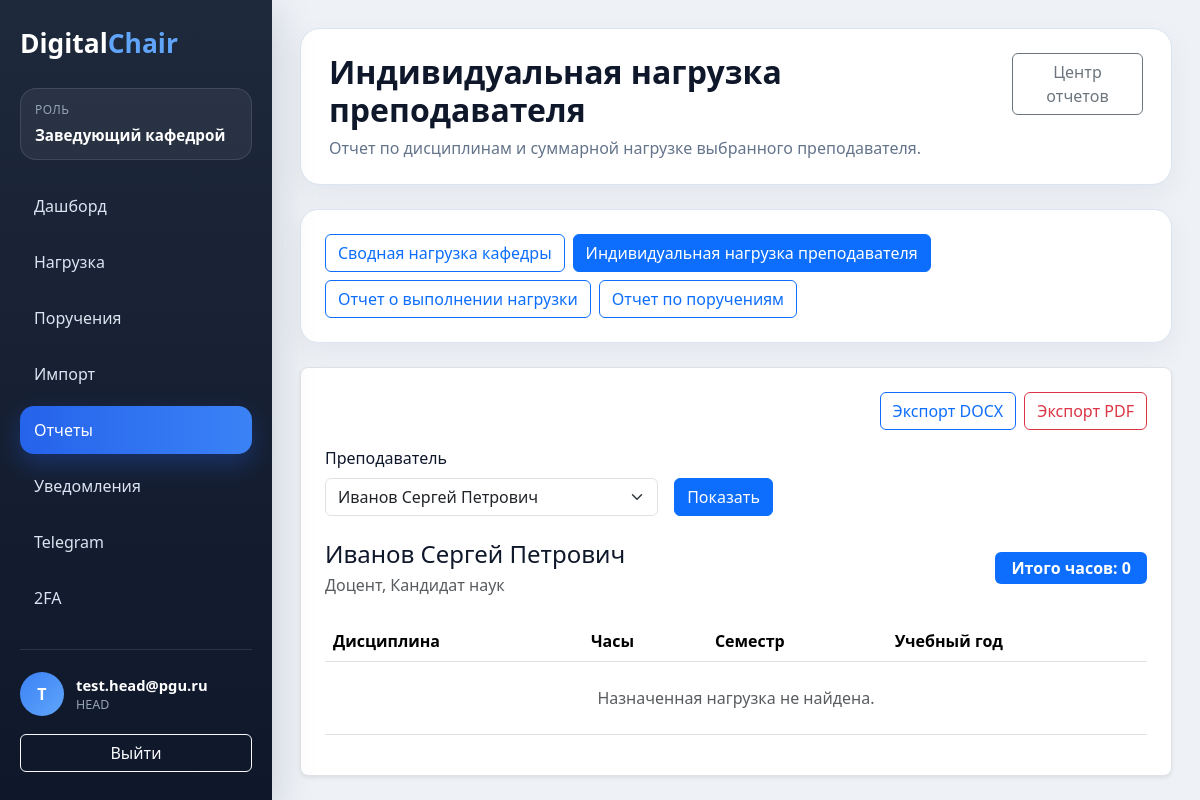
The page /reports/teacher-workload/ (signed in) on the database as committed earlier.
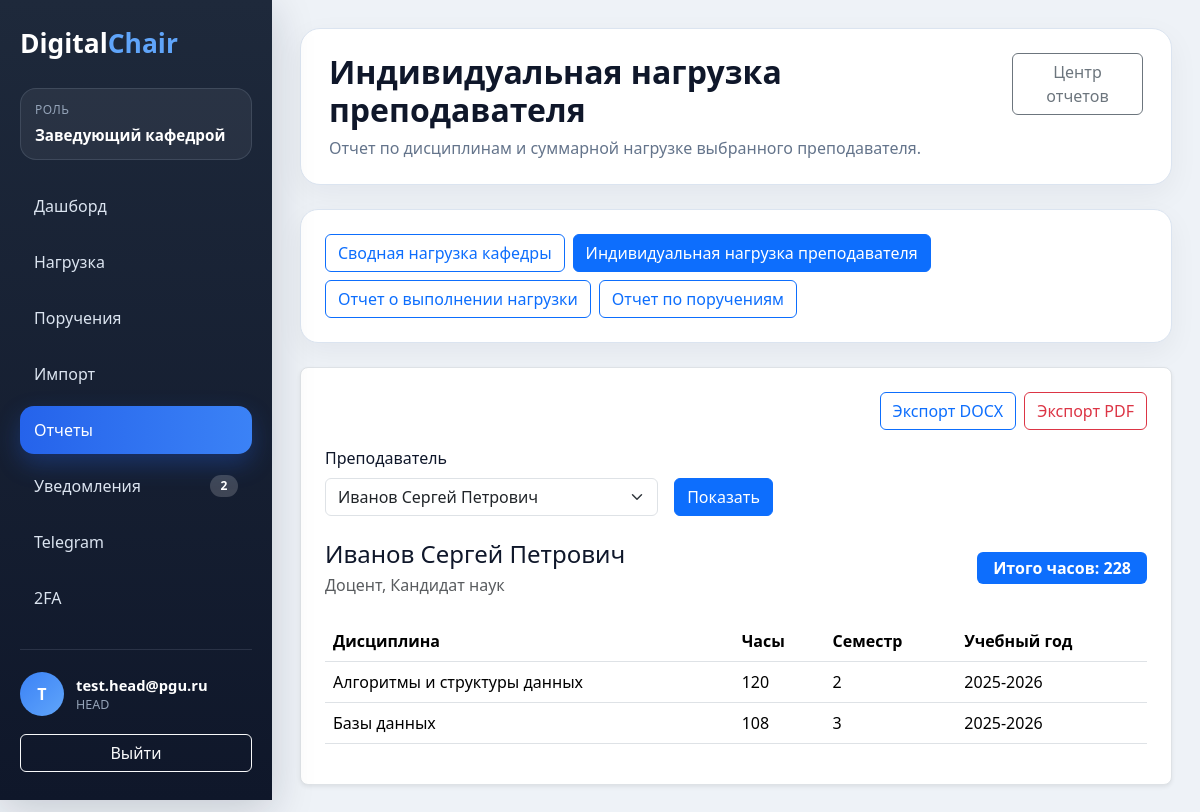
The same page on the database as committed later.
### apps/workload/models.py (models this page shows, shortened)
class WorkloadAssignment(models.Model):
    plan = models.ForeignKey(
        WorkloadPlan,
        on_delete=models.CASCADE,
        related_name='assignments',
        blank=True,
        null=True
    )
    teacher = models.ForeignKey(
        Teacher,
        on_delete=models.CASCADE,
        related_name='workloads'
    )
    subject = models.ForeignKey(
        Subject,
        on_delete=models.CASCADE,
        related_name='workloads'
    )
    academic_year = models.CharField(
        max_length=20,
        default='2025-2026'
    )
    semester = models.PositiveIntegerField()
    assigned_hours = models.PositiveIntegerField()
    notes = models.TextField(
        blank=True,
        null=True
    )
    created_at = models.DateTimeField(
        auto_now_add=True
    )

### apps/core/models.py (models this page shows, shortened)
class Subject(models.Model):
    CONTROL_CHOICES = [
        ('exam', 'Экзамен'),
        ('test', 'Зачет'),
        ('coursework', 'Курсовая работа'),
    ]
    name = models.CharField(
        max_length=255
    )
    hours = models.PositiveIntegerField()
    semester = models.PositiveIntegerField()
    control_type = models.CharField(
        max_length=50,
        choices=CONTROL_CHOICES
    )

### apps/reports/views.py (the view)
@login_required(login_url='/login/')
@teacher_workload_required
@never_cache
def teacher_workload_report_view(request):
    return render_report_page(
        request,
        'reports/teacher_workload.html',
        get_teacher_workload_context(request),
        active_report='teacher-workload'
    )

### apps/reports/views.py (called while the page is built)
def role_required(*roles):
    return user_passes_test(
        lambda user: user.is_authenticated and user.role in roles,
        login_url='/login/'
    )

def get_dashboard_url(user):
    if user.role == User.Roles.ADMIN:
        return '/admin-dashboard/'
    if user.role == User.Roles.HEAD:
        return '/head-dashboard/'
    if user.role == User.Roles.STUDY_MASTER:
        return '/study-dashboard/'
    return '/teacher-dashboard/'

def get_report_links(user):
    report_links = []
    for report_key in (
        'workload-summary',
        'teacher-workload',
        'workload-execution',
        'tasks',
        'contingent',
    ):
        report = REPORT_DEFINITIONS[report_key]
        if user.role in report['roles']:
            report_links.append({
                'key': report_key,
                'title': report['title'],
                'description': report['description'],
                'url': report['url']
            })
    return report_links

### templates/reports/teacher_workload.html
{% extends 'reports/base.html' %}
{% block report_content %}
    <div class="bg-white border rounded-3 p-4 shadow-sm">
        <div class="d-flex justify-content-end gap-2 mb-3">
            <a href="/reports/teacher-workload/export/docx/{% if current_query_string %}?{{ current_query_string }}{% endif %}"
               class="btn btn-outline-primary">
                Экспорт DOCX
            </a>
            <a href="/reports/teacher-workload/export/pdf/{% if current_query_string %}?{{ current_query_string }}{% endif %}"
               class="btn btn-outline-danger">
                Экспорт PDF
            </a>
        </div>
        {% if not is_personal_view %}
            <form method="get"
                  class="row g-3 align-items-end mb-4">
                <div class="col-md-5">
                    <label for="teacher"
                           class="form-label">
                        Преподаватель
                    </label>
                    <select name="teacher"
                            id="teacher"
                            class="form-select">
                        {% for teacher in teachers %}
                            <option value="{{ teacher.id }}"
                                    {% if selected_teacher and selected_teacher.id == teacher.id %}selected{% endif %}>
                                {{ teacher.full_name }}
                            </option>
                        {% endfor %}
                    </select>
                </div>
                <div class="col-md-auto">
                    <button type="submit"
                            class="btn btn-primary">
                        Показать
                    </button>
                </div>
            </form>
        {% endif %}
        {% if selected_teacher %}
            <div class="d-flex flex-wrap justify-content-between align-items-center gap-3 mb-4">
                <div>
                    <h2 class="h4 mb-1">
                        {{ selected_teacher.full_name }}
                    </h2>
                    <div class="text-muted">
                        {{ selected_teacher.get_position_display }}{% if selected_teacher.academic_degree %}, {{ selected_teacher.academic_degree }}{% endif %}
                    </div>
                </div>
                <div class="badge text-bg-primary fs-6 px-3 py-2">
                    Итого часов: {{ total_hours }}
                </div>
            </div>
            <div class="table-responsive">
                <table class="table align-middle">
                    <thead>
                    <tr>
                        <th>Дисциплина</th>
                        <th>Часы</th>
                        <th>Семестр</th>
                        <th>Учебный год</th>
                    </tr>
                    </thead>
                    <tbody>
                    {% for assignment in assignments %}
                        <tr>
                            <td>{{ assignment.subject.name }}</td>
                            <td>{{ assignment.assigned_hours }}</td>
                            <td>{{ assignment.semester }}</td>
                            <td>{{ assignment.academic_year }}</td>
                        </tr>
                    {% empty %}
                        <tr>
                            <td colspan="4"
                                class="text-center text-muted py-4">
                                Назначенная нагрузка не найдена.
                            </td>
                        </tr>
                    {% endfor %}
                    </tbody>
                </table>
            </div>
        {% else %}
            <div class="alert alert-secondary mb-0">
                Для выбранного пользователя не найден профиль преподавателя.
            </div>
        {% endif %}
    </div>
{% endblock %}

### templates/base/base.html (shortened to what this page needs)
<!DOCTYPE html>
<html lang="ru">
<head>
    <link href="https://cdn.jsdelivr.net/npm/bootstrap@5.3.3/dist/css/bootstrap.min.css"
          rel="stylesheet">
</head>
<body>
{% if request.user.is_authenticated %}
    <div class="app-shell">
        <aside class="app-sidebar">
            <h1 class="app-logo">Digital<span>Chair</span></h1>
            <div class="app-role">
                <span class="app-role-label">Роль</span>
                <span class="app-role-value">{{ ui_role_label }}</span>
            </div>
            <nav class="app-nav">
                {% for item in ui_navigation_items %}
                    <a href="{{ item.url }}"
                       class="app-nav-link{% if item.is_active %} active{% endif %}">
                        <span>{{ item.label }}</span>
                        {% if item.badge %}
                            <span class="app-nav-badge">{{ item.badge }}</span>
                        {% endif %}
                    </a>
                {% endfor %}
            </nav>
            <div class="app-sidebar-footer">
                <div class="app-user">
                    <div class="app-user-avatar">
                        {{ request.user.email|first|upper }}
                    </div>
                    <div>
                        <div class="app-user-email">{{ request.user.email }}</div>
                        <div class="app-user-role">{{ request.user.role }}</div>
                    </div>
                </div>
                <a href="/logout/" class="btn btn-outline-light w-100">Выйти</a>
            </div>
        </aside>
        <main class="app-main">
            <header class="app-page-header">
                <div>
                    <h1 class="app-page-title">{% block page_title %}DigitalChair{% endblock %}</h1>
                    {% block page_subtitle %}{% endblock %}
                </div>
                <div class="app-toolbar">
                    {% block page_actions %}{% endblock %}
                </div>
            </header>
            {% block content %}{% endblock %}
        </main>
    </div>
{% else %}
    {% block anonymous_content %}{% endblock %}
{% endif %}
</body>
</html>

Rows that differ between the two databases and show on the page:
added WorkloadAssignment: subject.name "Алгоритмы и структуры данных", assigned_hours "120", semester "2", academic_year "2025-2026"
added WorkloadAssignment: subject.name "Базы данных", assigned_hours "108", semester "3", academic_year "2025-2026"
Other text that changed with them:
{{ total_hours }}: "0" → "228"
new list line: "Уведомления 2"
list line gone: "Уведомления"
text no longer shown: "Назначенная нагрузка не найдена."
